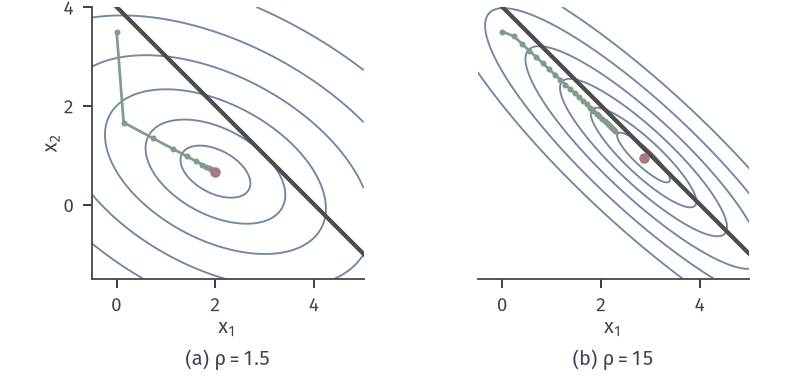

Python code for this plot:
from pathlib import Path
import sys
ROOT = next(p for p in Path(__file__).resolve().parents if (p/'build.sh').is_file() and (p/'tex/book.tex').is_file())
sys.path.insert(0, str(ROOT/'figures/00-shared/mathematical-preliminaries-upper/00-shared/comprehension-figures'))
from support import figure, save, BLUE, GREEN, YELLOW, RED, PURPLE, INK, MUTED, GRID, BLUE_FILL, GREEN_FILL, YELLOW_FILL, RED_FILL, PURPLE_FILL
import numpy as np
HERE = Path(__file__).resolve().parent
STROKE = '#4C4D4F'
def panel(fig, left, right, top, bottom, wspace=.25, hspace=.2):
    fig.set_layout_engine(None)
    fig.subplots_adjust(left=left, right=right, top=top, bottom=bottom, wspace=wspace, hspace=hspace)
def tag(fig, ax, s, y=.03):
    p = ax.get_position(); fig.text((p.x0+p.x1)/2, y, s, ha='center', va='bottom')
def opt(ax, x, y, ms=4.8, z=7): ax.plot([x],[y],'o',ms=ms,color=RED,mew=0,zorder=z)
def it(ax, x, y, ms=4.2, z=6, c=GREEN): ax.plot([x],[y],'o',ms=ms,color=c,mew=0,zorder=z)
def bare(ax): ax.set_aspect('equal'); 
# Running example: f(x)=x1^2/2+3x2^2/2, h(x)=x1+x2-4, x*=(3,1), nu*=-3.
G = np.diag([1.,3.]); A1 = np.ones(2)
def fq(X,Y): return .5*X**2+1.5*Y**2
def line(ax,lo=-2,hi=7):
    t=np.array([lo,hi]); ax.plot(t,4-t,color=STROKE,lw=1.7,solid_capstyle='butt',zorder=3)

fig,axs=figure(width_mm=112,height_mm=54,ncols=2)
panel(fig,.07,.99,.98,.27,wspace=.12)
X,Y=np.meshgrid(np.linspace(-.5,5,500),np.linspace(-1.5,4,500))
for ax,r in zip(axs,(1.5,15)):
    H=G+r*np.outer(A1,A1);L=np.linalg.eigvalsh(H)[1];rhs=4*r*A1
    xr=np.linalg.solve(H,rhs)
    Q=.5*(((X-xr[0])**2)*H[0,0]+2*(X-xr[0])*(Y-xr[1])*H[0,1]+((Y-xr[1])**2)*H[1,1])
    ax.contour(X,Y,Q,levels=[.5,2,5,10,18,30],colors=BLUE,linewidths=.75)
    line(ax)
    x=np.array([0.,3.5]);P=[x]
    for _ in range(25):
        x=x-(H@x-rhs)/L;P.append(x)
    P=np.array(P);ax.plot(P[:,0],P[:,1],'-',color=GREEN,lw=1.1,marker='o',ms=2.4,mew=0,zorder=5)
    opt(ax,*xr,ms=4.2)
    ax.set_xlim(-.5,5);ax.set_ylim(-1.5,4);ax.set_aspect('equal');ax.set_xticks([0,2,4]);ax.set_xlabel('$x_1$',labelpad=1)
    ax.set_yticks([0,2,4] if ax is axs[0] else [])
    if ax is not axs[0]: ax.spines['left'].set_visible(False)
axs[0].set_ylabel('$x_2$',labelpad=1)
fig.canvas.draw();tag(fig,axs[0],'(a) $\\rho=1.5$');tag(fig,axs[1],'(b) $\\rho=15$')
save(fig,HERE,'figure',{'start':[0,3.5],'steps':25,'stepsize':'1/L'})
